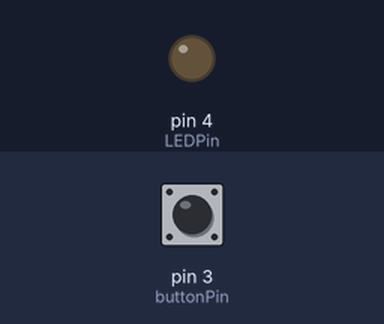
Recording of a sketch running on a simulated Arduino Uno, built with avr-gcc and run on an emulated ATmega328P. Parts: output pins drawn as LEDs (lit = HIGH). The test bench sets the inputs (shaded band); at power-on: pin 3 (buttonPin) HIGH. What the sketch prints to the serial monitor is not drawn.

Above: at 1.2 s.
1.3 s: pin 3 (buttonPin) pulled LOW for 0.15 s
At 1.38 s:
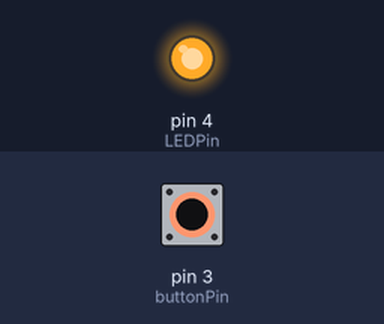
2.9 s: pin 3 (buttonPin) pulled LOW for 3.2 s
At 7.4 s:
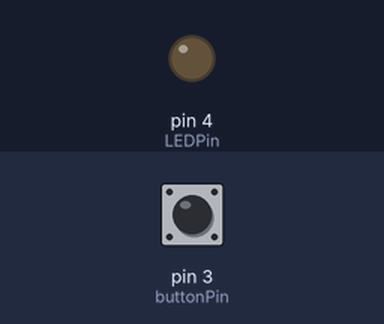
Timing chart, 0 to 8.9 s (numbered marks = the images above; inputs shaded):
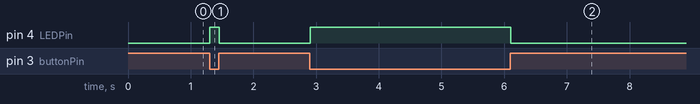

Measured:
- after the input at 1.3 s, pin 4 (LEDPin): LOW → HIGH at once, → LOW 0.15 s later
- after the input at 2.9 s, pin 4 (LEDPin): LOW → HIGH at once, → LOW 3.2 s later

The sketch:

ArcadeButton_TurnLedOnOff.ino
```cpp
int buttonPin = 3; //select the input pin for the arcade button
int LEDPin = 4;
bool buttonState = 0;

void setup() {
  Serial.begin(9600); //sets serial port for communication
  pinMode (buttonPin, INPUT_PULLUP);
  pinMode (LEDPin, OUTPUT);
}

void loop() {
 buttonState = digitalRead(buttonPin);
  Serial.println(buttonState);

  if (buttonState == LOW){ //if the button is pressed
    digitalWrite(LEDPin, HIGH); //turn LED on
    } else {
        digitalWrite (LEDPin, LOW); //turn LED off
      }
}
```
